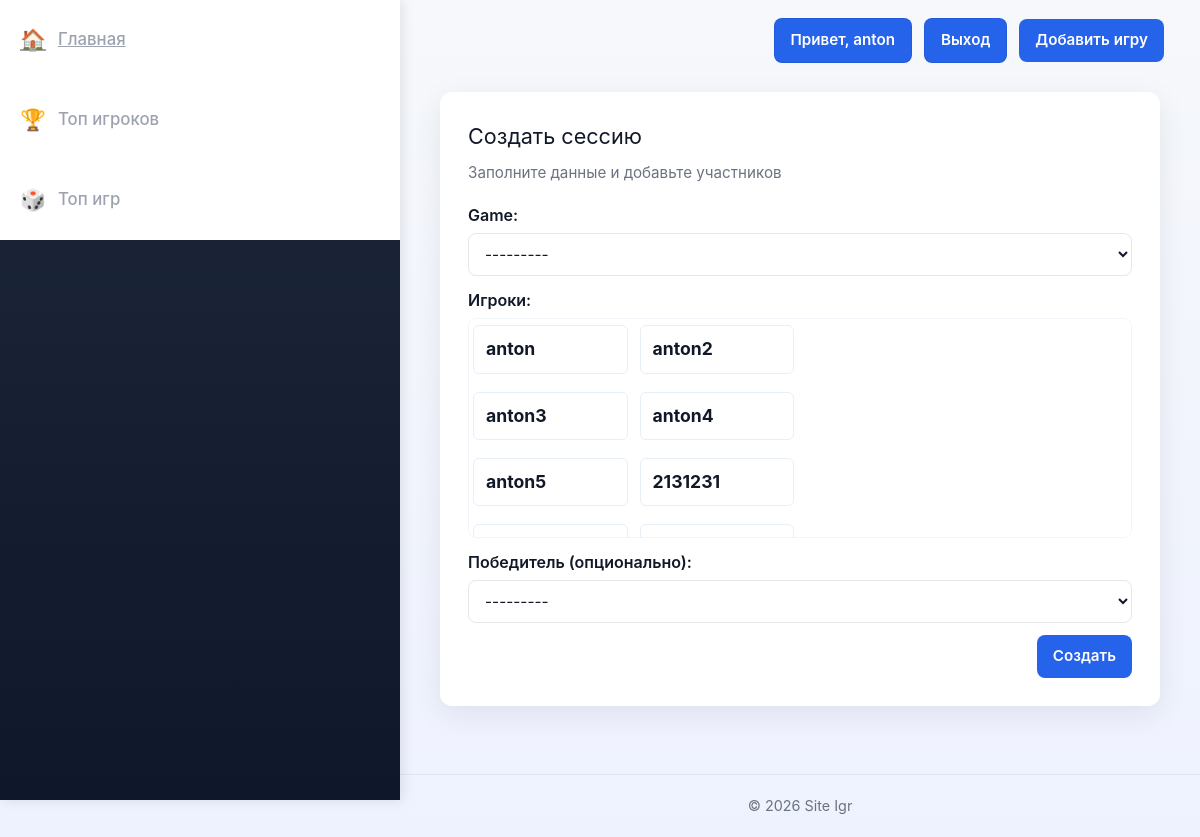
Page /create-session/ (signed in) on the committed database.
### account/models.py (models this page shows)
class User(AbstractUser):
    wins = models.IntegerField(default=0)
    games_played = models.IntegerField(default=0)

### main/views.py (the view)
# urls.py: path("create-session/", create_session, name="create_session"),
@user_passes_test(lambda user : user.is_superuser)
def create_session(request):
    if request.method == "POST":
        form = SessionForm(request.POST)
        if form.is_valid():
            players = form.cleaned_data['players']
            winner = form.cleaned_data['winner']
            if winner:
                winner_stats, created = UserGameStats.objects.get_or_create(
                    user=winner,
                    game=form.cleaned_data['game'],
                    defaults={'games_played': 0, 'games_won': 0}
                )
                winner.wins += 1
                winner.save()
                winner_stats.games_won += 1
                winner_stats.save()
            game = Games.objects.get(id=form.cleaned_data['game'].id)
            played_games = game.played_games + 1
            game.played_games = played_games
            game.save()
            for player in players:
                stats, created = UserGameStats.objects.get_or_create(
                    user=player,
                    game=form.cleaned_data['game'],
                    defaults={'games_played': 0, 'games_won': 0}
                )
                stats.games_played += 1
                stats.save()
            session = form.save(commit=False)
            session.save()
            form.save_m2m()
            return render(request, "main/create_session.html", {"form": SessionForm(), "success": True})
    else:
        form = SessionForm()
    return render(request, "main/create_session.html", {"form": form})

### main/forms.py (shortened to what this page needs)
class SessionForm(forms.ModelForm):
    players = forms.ModelMultipleChoiceField(
        queryset=User.objects.all(),
        widget=forms.CheckboxSelectMultiple,
        required=True,
        label="Игроки",
    )
    winner = forms.ModelChoiceField(
        queryset=User.objects.all(),
        required=False,
        label="Победитель (опционально)",
    )
    class Meta:
        model = Session
        fields = ("game", "players", "winner")
        widgets = {
            "game": forms.Select(attrs={"class": "form-input"}),
        }

### main/models.py (called while the page is built)
    def __str__(self):
        return self.name

### main/templates/main/create_session.html (shortened to what this page needs)
{% extends 'main/base.html' %}
{% block content %}
  <div class="auth-container">
    <div class="auth-card session-card">
      <h1 class="auth-title">Создать сессию</h1>
      <p class="auth-subtitle">Заполните данные и добавьте участников</p>
      <form method="post">
        <div class="form-field">{{ form.game.label_tag }}{{ form.game }}</div>
        <div class="form-field">{{ form.players.label_tag }}
          <div class="form-players">
            <ul>
              {% for checkbox in form.players %}
                <li>
                  <label class="player-label">
                    <span class="player-name">{{ checkbox.choice_label }}</span>
                  </label>
                </li>
              {% endfor %}
            </ul>
          </div>
        </div>
        <div class="form-field">
          {{ form.winner.label_tag }}{{ form.winner }}
        </div>
        <div class="form-actions">
          <button type="submit" class="btn btn-primary">Создать</button>
        </div>
      </form>
    </div>
  </div>
{% endblock %}

### main/templates/main/base.html (shortened to what this page needs)
{% load static %}
<!DOCTYPE html>
<html lang="ru">
<head>
    <link rel="stylesheet" href="{% static 'main/style.css' %}">
    <script src="https://cdn.tailwindcss.com"></script>
</head>
<body>
    <nav class="sidebar">
        <ul class="nav-menu">
            <li><a href="/" class="nav-link{% if request.resolver_match.url_name == 'main' %} active{% endif %}"><span class="icon">🏠</span> Главная</a></li>
            <li><a href="{% url 'top_igrokov' %}" class="nav-link{% if request.resolver_match.url_name == 'top_igrokov' %} active{% endif %}"><span class="icon">🏆</span> Топ игроков</a></li>
            <li><a href="{% url 'top_igr' %}" class="nav-link{% if request.resolver_match.url_name == 'top_igr' %} active{% endif %}"><span class="icon">🎲</span> Топ игр</a></li>
        </ul>
    </nav>
    <main class="main-content">
        <div class="top-actions">
            {% if request.user.is_authenticated %}
                <a href="#" class="btn btn-outline">Привет, {{ request.user.username }}</a>
                <a href="{% url 'logout' %}" class="btn btn-outline">Выход</a>
            {% else %}
                <a href="{% url 'login' %}" class="btn btn-outline">Вход</a>
                <a href="{% url 'register' %}" class="btn btn-primary">Регистрация</a>
            {% endif %}
            {% if request.user.is_superuser %}
            <a href="{% url 'create_game' %}" class="btn btn-primary">Добавить игру</a>
            {% endif %}
        </div>
        <div class="container">
            {% block content %}{% endblock %}
        </div>
        <footer class="footer">
            <p>&copy; {% now "Y" %} Site Igr</p>
        </footer>
    </main>
</body>
</html>

### main/static/main/style.css (style rules this page uses)
:root { --bg: #f6f8fb; --card: #ffffff; --accent: #2563eb; --muted: #6b7280; --radius: 10px; --max-width: 1000px; --sidebar-width: 400px; }
* { box-sizing: border-box; }
html,body { height:100%; }
body { margin: 0; font-family: Inter, system-ui, -apple-system, "Segoe UI", Roboto, "Helvetica Neue", Arial; background: linear-gradient(180deg, var(--bg), #eef2ff); color: #111827; -webkit-font-smoothing:antialiased; -moz-osx-font-smoothing:grayscale; line-height:1.5; display: flex; }
.sidebar { position: fixed; left: 0; top: 0; width: var(--sidebar-width); height: 100vh; background: linear-gradient(180deg, #1e293b 0%, #0f172a 100%); padding: 0; overflow-y: auto; z-index: 1000; box-shadow: 2px 0 12px rgba(0,0,0,0.1); display: flex; flex-direction: column; }
.nav-menu { list-style: none; margin: 0; padding: 0; display: flex; flex-direction: column; height: 100%; width: 100%; }
.nav-menu li { margin: 0; flex: 0 0 10vh; display: flex; }
.nav-link { display: flex; align-items: center; gap: 12px; padding: 20px; color: #9ca3af; text-decoration: none; font-weight: 500; font-size: 1.05rem; transition: all 0.2s ease; position: relative; margin: 0; width: 100%; background: #ffffff; box-sizing: border-box; justify-content: flex-start; }
.nav-link .icon { font-size: 1.3rem; min-width: 24px; }
.main-content { flex: 1; margin-left: var(--sidebar-width); padding: 24px 0 64px; min-height: 100vh; display: flex; flex-direction: column; position: relative; }
.top-actions { position: absolute; top: 18px; right: 36px; display: flex; gap: 12px; align-items: center; z-index: 1200; }
.btn { display: inline-block; padding: 8px 14px; border-radius: 8px; text-decoration: none; font-weight: 600; font-size: 0.95rem; }
.btn-outline { background: transparent; color: #111827; border: 1px solid rgba(0,0,0,0.08); }
.btn-primary { background: var(--accent); color: #fff; border: none; }
.main-content .container { flex: 1; }
.footer { padding: 20px; text-align: center; color: var(--muted); border-top: 1px solid rgba(0,0,0,0.05); }
.footer p { margin: 0; font-size: 0.9rem; }
.container { max-width: var(--max-width); margin: 0 auto; padding: 28px 20px; }
nav { display:flex; align-items:center; gap:16px; }
nav a { color:var(--accent); text-decoration:none; font-weight:600; }
main { padding: 24px 0 64px; }
h1 { margin: 0 0 12px 0; font-size: clamp(1.4rem, 2.4vw, 2rem); }
p { color: var(--muted); margin:0 0 12px 0; }
.btn { display:inline-block; background: var(--accent); color: #fff; padding: 10px 16px; border-radius: 8px; text-decoration:none; font-weight:600; }
footer { padding: 20px 0; color: var(--muted); }
.player-name { margin: 0 0 4px 0; font-size: 1.1rem; font-weight: 700; }
.auth-container { display: flex; justify-content: center; align-items: flex-start; padding: 40px 0; }
.auth-card { width: 420px; background: var(--card); border-radius: 12px; padding: 28px; box-shadow: 0 8px 30px rgba(2,6,23,0.08); }
.session-card { width: 720px; }
.form-players { display: grid; grid-template-columns: repeat(2, 1fr); gap: 8px 12px; max-height: 220px; overflow: auto; padding: 6px 4px; border: 1px solid #f1f5f9; border-radius: 8px; background: #fff; }
.form-players ul { margin: 0; padding: 0; display: grid; grid-template-columns: repeat(2, 1fr); gap: 8px 12px; }
.form-players li { list-style: none; }
.form-players li label { display: flex; align-items: center; justify-content: space-between; padding: 0; border-radius: 6px; transition: background 0.15s ease; }
.player-label { position: relative; cursor: pointer; }
.player-name { display: block; width: 100%; padding: 10px 12px; border-radius: 6px; border: 1px solid #e6eef6; background: #fff; transition: background 0.15s ease, color 0.15s ease, box-shadow 0.12s ease; color: inherit; }
.auth-title { margin: 0 0 10px 0; font-size: 1.35rem; }
.auth-subtitle { margin: 0 0 18px 0; color: var(--muted); font-size: 0.95rem; }
.form-field { margin-bottom: 12px; }
.form-field label { display: block; font-weight: 600; margin-bottom: 6px; color: #111827; }
.form-field input, .form-field textarea, .form-field select { width: 100%; padding: 10px 12px; border: 1px solid #e6e6e6; border-radius: 8px; background: #fff; font-size: 0.96rem; }
.form-actions { display:flex; gap:12px; align-items:center; justify-content:flex-end; margin-top:8px }
.form-actions .btn { padding: 10px 16px; border-radius:8px }

### rows in the picture
User: user.username "anton", choice_label "anton"
User: choice_label "anton2"
User: choice_label "anton3"
User: choice_label "anton4"
User: choice_label "anton5"
User: choice_label "2131231"
